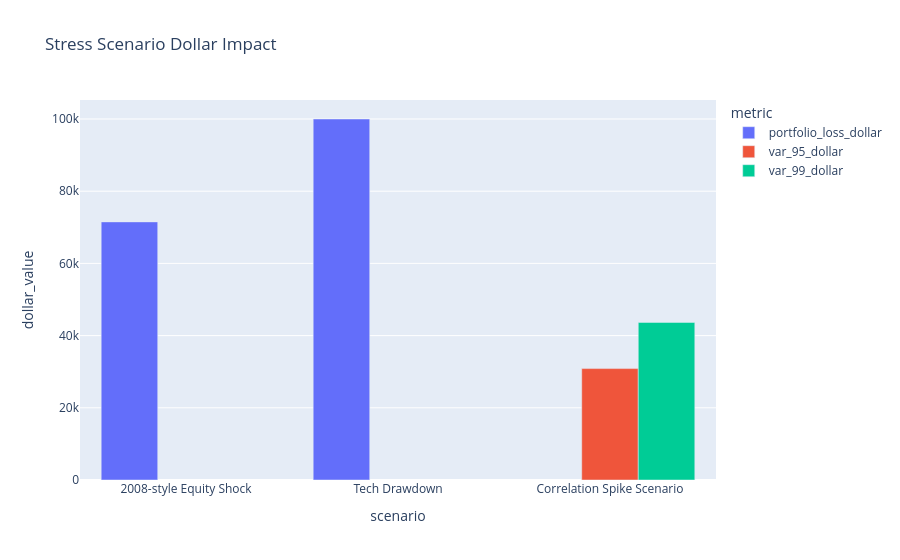

Here is the notebook cell this chart was saved with:
### Code cell
# Scenario chart: compare dollar impact across stress scenarios.

scenario_chart = scenario_summary.melt(
    id_vars="scenario",
    value_vars=[col for col in ["portfolio_loss_dollar", "var_95_dollar", "var_99_dollar"] if col in scenario_summary.columns],
    var_name="metric",
    value_name="dollar_value",
).dropna()

px.bar(
    scenario_chart,
    x="scenario",
    y="dollar_value",
    color="metric",
    barmode="group",
    title="Stress Scenario Dollar Impact",
)

### Figure 1 — Plotly figure (JSON) as saved in the notebook; plotly's stock layout.template omitted (floating-point values rounded to 4 significant figures)
{"data": [{"alignmentgroup": "True", "hovertemplate": "metric=portfolio_loss_dollar<br>scenario=%{x}<br>dollar_value=%{y}<extra></extra>", "legendgroup": "portfolio_loss_dollar", "marker": {"color": "#636efa", "pattern": {"shape": ""}}, "name": "portfolio_loss_dollar", "offsetgroup": "portfolio_loss_dollar", "orientation": "v", "showlegend": true, "textposition": "auto", "type": "bar", "x": ["2008-style Equity Shock", "Tech Drawdown"], "xaxis": "x", "y": [71500.0, 100000.0], "yaxis": "y"}, {"alignmentgroup": "True", "hovertemplate": "metric=var_95_dollar<br>scenario=%{x}<br>dollar_value=%{y}<extra></extra>", "legendgroup": "var_95_dollar", "marker": {"color": "#EF553B", "pattern": {"shape": ""}}, "name": "var_95_dollar", "offsetgroup": "var_95_dollar", "orientation": "v", "showlegend": true, "textposition": "auto", "type": "bar", "x": ["Correlation Spike Scenario"], "xaxis": "x", "y": [30860.0], "yaxis": "y"}, {"alignmentgroup": "True", "hovertemplate": "metric=var_99_dollar<br>scenario=%{x}<br>dollar_value=%{y}<extra></extra>", "legendgroup": "var_99_dollar", "marker": {"color": "#00cc96", "pattern": {"shape": ""}}, "name": "var_99_dollar", "offsetgroup": "var_99_dollar", "orientation": "v", "showlegend": true, "textposition": "auto", "type": "bar", "x": ["Correlation Spike Scenario"], "xaxis": "x", "y": [43650.0], "yaxis": "y"}], "layout": {"barmode": "group", "legend": {"title": {"text": "metric"}, "tracegroupgap": 0}, "title": {"text": "Stress Scenario Dollar Impact"}, "xaxis": {"anchor": "y", "domain": [0, 1], "title": {"text": "scenario"}}, "yaxis": {"anchor": "x", "domain": [0, 1], "title": {"text": "dollar_value"}}}}
